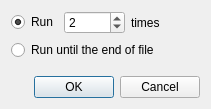
<?xml version="1.0" encoding="UTF-8"?>
<ui version="4.0">
 <class>RunMacroDialog</class>
 <widget class="QDialog" name="RunMacroDialog">
  <property name="windowModality">
   <enum>Qt::WindowModal</enum>
  </property>
  <property name="geometry">
   <rect>
    <x>0</x>
    <y>0</y>
    <width>265</width>
    <height>115</height>
   </rect>
  </property>
  <property name="sizePolicy">
   <sizepolicy hsizetype="Fixed" vsizetype="Fixed">
    <horstretch>0</horstretch>
    <verstretch>0</verstretch>
   </sizepolicy>
  </property>
  <property name="windowTitle">
   <string comment="windowTitle run macro">Run Macro</string>
  </property>
  <property name="modal">
   <bool>true</bool>
  </property>
  <layout class="QVBoxLayout" name="verticalLayout">
   <property name="sizeConstraint">
    <enum>QLayout::SetFixedSize</enum>
   </property>
   <item>
    <layout class="QHBoxLayout" name="horizontalLayout">
     <item>
      <widget class="QRadioButton" name="rbNbTimes">
       <property name="text">
        <string comment="radiobutton run macro">Run</string>
       </property>
       <property name="checked">
        <bool>true</bool>
       </property>
      </widget>
     </item>
     <item>
      <widget class="QSpinBox" name="spbNbTimes">
       <property name="sizePolicy">
        <sizepolicy hsizetype="Fixed" vsizetype="Fixed">
         <horstretch>0</horstretch>
         <verstretch>0</verstretch>
        </sizepolicy>
       </property>
       <property name="minimum">
        <number>1</number>
       </property>
       <property name="maximum">
        <number>10000</number>
       </property>
       <property name="value">
        <number>2</number>
       </property>
      </widget>
     </item>
     <item>
      <widget class="QLabel" name="label">
       <property name="text">
        <string comment="label run macro for x times">times</string>
       </property>
      </widget>
     </item>
     <item>
      <spacer name="horizontalSpacer">
       <property name="orientation">
        <enum>Qt::Horizontal</enum>
       </property>
       <property name="sizeHint" stdset="0">
        <size>
         <width>40</width>
         <height>20</height>
        </size>
       </property>
      </spacer>
     </item>
    </layout>
   </item>
   <item>
    <widget class="QRadioButton" name="rbUntilEndOfFile">
     <property name="text">
      <string comment="radiobutton run macro until eof">Run until the end of file</string>
     </property>
    </widget>
   </item>
   <item>
    <spacer name="verticalSpacer">
     <property name="orientation">
      <enum>Qt::Vertical</enum>
     </property>
     <property name="sizeHint" stdset="0">
      <size>
       <width>10</width>
       <height>10</height>
      </size>
     </property>
    </spacer>
   </item>
   <item>
    <widget class="QDialogButtonBox" name="buttonBox">
     <property name="orientation">
      <enum>Qt::Horizontal</enum>
     </property>
     <property name="standardButtons">
      <set>QDialogButtonBox::Cancel|QDialogButtonBox::Ok</set>
     </property>
     <property name="centerButtons">
      <bool>false</bool>
     </property>
    </widget>
   </item>
  </layout>
 </widget>
 <resources/>
 <connections>
  <connection>
   <sender>buttonBox</sender>
   <signal>accepted()</signal>
   <receiver>RunMacroDialog</receiver>
   <slot>accept()</slot>
   <hints>
    <hint type="sourcelabel">
     <x>248</x>
     <y>254</y>
    </hint>
    <hint type="destinationlabel">
     <x>157</x>
     <y>274</y>
    </hint>
   </hints>
  </connection>
  <connection>
   <sender>buttonBox</sender>
   <signal>rejected()</signal>
   <receiver>RunMacroDialog</receiver>
   <slot>reject()</slot>
   <hints>
    <hint type="sourcelabel">
     <x>316</x>
     <y>260</y>
    </hint>
    <hint type="destinationlabel">
     <x>286</x>
     <y>274</y>
    </hint>
   </hints>
  </connection>
 </connections>
</ui>
